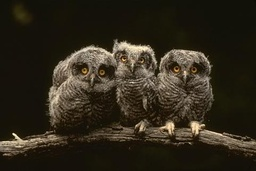
#> input picture input2.jpg, 256 x 171 px, shrunk from 481 x 321 before the run
$ python segmentation.py
#> lines starting #> are read from the running program, lines starting #| are printed output that depends on the picture; after the words box and inside, x2 and y2 are one past the last pixel; in counts of white or black regions, pixels touching at a corner belong together
import math
import numpy as np
from PIL import Image
from pylab import *
import random
from collections import defaultdict
import operator

im = Image.open('./input2.jpg')
#> im is the input picture: PIL image 256x171 RGB; mean R, G, B 47.3, 40.6, 27.5
arr = np.asarray(im)

arr_out = np.asarray(im.convert('L'))
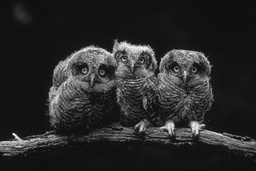
#> arr_out: shape (171, 256); min 3, max 251, mean 41.1

rows,columns = np.shape(arr_out)
#> rows = 171; columns = 256
print('background pixel level',arr_out[0][0])
#| background pixel level 16

#print '\nrows',rows,'columns',columns
ground_out = np.zeros((rows,columns))


''' Converting ground truth image into binary image for evaluation'''

for i in range(rows):
	for j in range(columns):
		if arr_out[i][j] > 120:
			ground_out[i][j] = 0

		else:
			ground_out[i][j] = 1
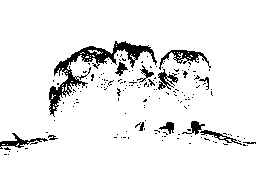
#> ground_out: shape (171, 256) float64; values 0 (black) and 1 (white), 92.5% white; 166 black regions (153 under 20 px), largest, box (x1, y1, x2, y2) and area: (49, 41, 157, 117) 1479, (159, 50, 211, 70) 328, (0, 133, 48, 149) 219


shape = np.shape(arr)
#> shape = (171, 256, 3)

rows = shape[0]
columns = shape[1]

'''obtaining 6 random centroid points'''

r_points = [ random.randint(0, 255) for i in range(6) ]
#> r_points = [197, 215, 20, 132, 248, 207]
g_points = [ random.randint(0, 255) for i in range(6) ]
#> g_points = [155, 244, 183, 111, 71, 144]
b_points = [ random.randint(0, 255) for i in range(6) ]

grey_l = defaultdict(list)

''' Grey scale levels corresponding to 6 clusters'''

grey1 = 40
grey2 = 80
grey3 = 120
grey4 = 160
grey5 = 200
grey6 = 240

grey_l[0] = 40
grey_l[1] = 80
grey_l[2] = 120
grey_l[3] = 160
grey_l[4] = 200
grey_l[5] = 240


g = defaultdict(list)

g2 = []
g3 = []
g4 = []
g5 = []
g6 = []

end = np.zeros((rows,columns))
zavg = [0,0,0]

''' computing average centroids after every iteration'''

def find_centroids(g):
	red_cent_list = []
	blue_cent_list = []
	green_cent_list = []
	#print '0 shape',np.shape(g)
	for i in range(0,6):
		array = np.matrix(g[i])
		avg = np.mean(array,0)
		#print '\naverage values',avg
		pavg = np.ravel(avg)
		#print '2 shape', np.shape(pavg)
		#print 'pavg', pavg
		if not len(pavg):
			red_cent_list.append(zavg[0])
			blue_cent_list.append(zavg[1])
			green_cent_list.append(zavg[2])
		else:
			red_cent_list.append(pavg[0])
			blue_cent_list.append(pavg[1])
			green_cent_list.append(pavg[2])
	return[red_cent_list,blue_cent_list,green_cent_list]


''' Computing 10 iterations to obtain converged centroids of six clusters'''

for it in range(0,10):
	print('\niteration',it)
	g= defaultdict(list)
	for r in range(rows):
		for c in range(columns):
			img = arr[r][c]
			#print '\nimg', img
			red = img[0]
			green = img[1]
			blue =  img[2]
			#print '\n red',red,'blue',blue,'green',green

			distance_list = []
			for k in range(0,6):
				''' computing absolute distance from each of the cluster and assigning it to a particular cluster based on distance'''
				#print '\n red ref point',r_points[k],'blue ref point ',b_points[k],'green ref point',g_points[k]
				distance = math.sqrt(((int(r_points[k])- red)**2)+((int(g_points[k]) - green)**2)+((int(b_points[k])-blue)**2))
				#print '\ndistance',distance
				distance_list.append(distance)
			#print '\ndistance list',distance_list
			index, value = min(enumerate(distance_list), key=operator.itemgetter(1))
			end[r][c] = grey_l[index]
			#print '\nindex',index
			g[index].append([red,blue,green])
	centroids= find_centroids(g)
	#print 'centroids',centroids
	r_points = []
	b_points = []
	g_points = []
	r_points = centroids[0]
	b_points = centroids[1]
	g_points = centroids[2]
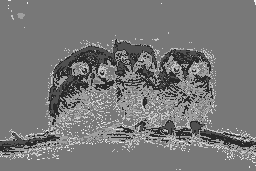
#> end: shape (171, 256) float64; min 40, max 240, mean 119.7
	#print '\nr points',r_points
	#print '\nb points',b_points
	#print '\ng points',g_points


''' From observation we know that ground truth image pixel[0,0] is part of background. This is used for evaluation'''

result = np.zeros((rows,columns))
ref_val = end[0][0]
#> ref_val = 120
#print '\nref_val',ref_val
for i in range(rows):
	for j in range(columns):
		if end[i][j] ==  ref_val:
			result[i][j] = 1

		else:
			result[i][j] = 0
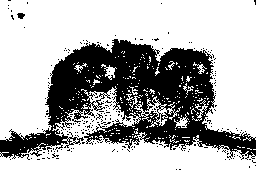
#> result: shape (171, 256) float64; values 0 (black) and 1 (white), 68.3% white; 216 black regions (214 under 20 px), largest, box (x1, y1, x2, y2) and area: (0, 39, 256, 160) 13422, (17, 13, 25, 19) 34

'''displaying the clusters in different gray scale levels'''
plt.figure()
plt.imshow(result, cmap="Greys_r")
plt.colorbar()
plt.show()
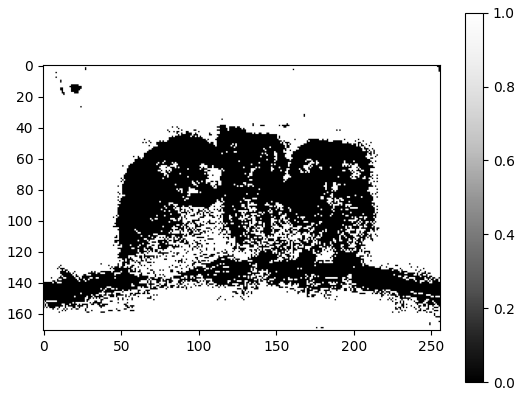
#> figure drawn by matplotlib, 2 panels
